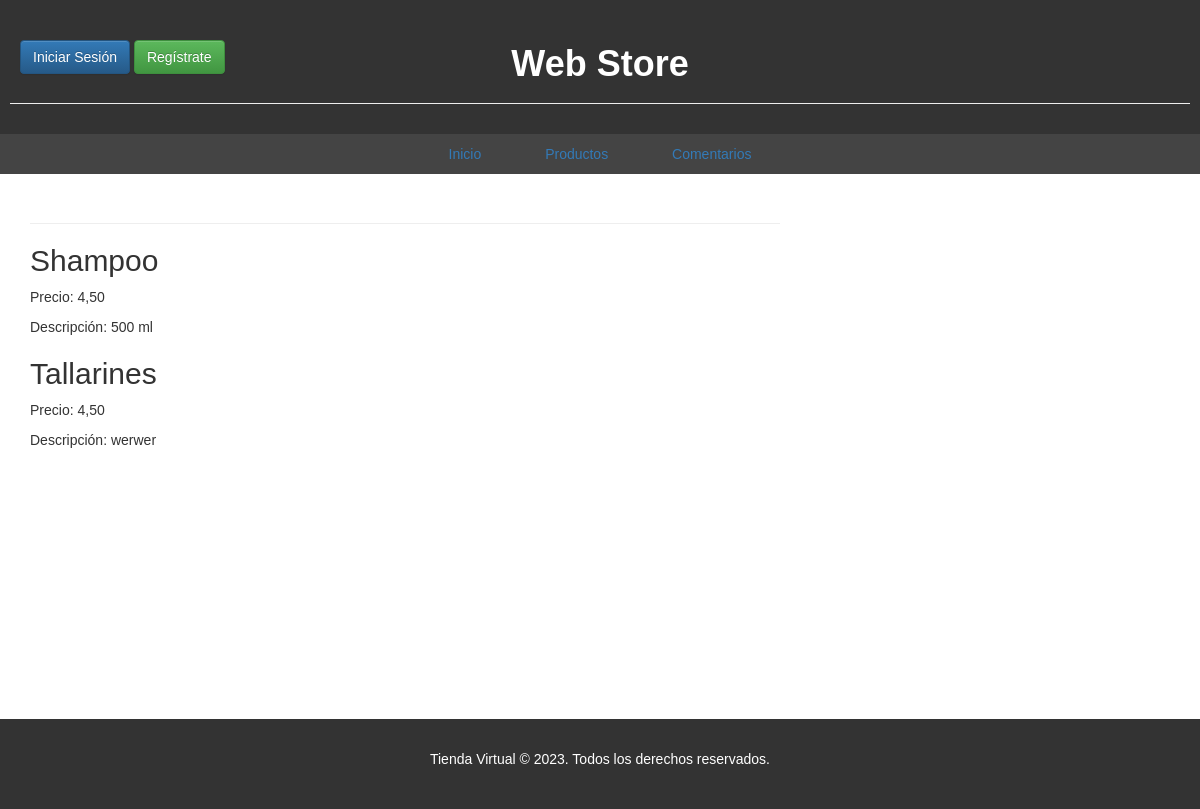
Page /prods/list/ on the earlier database version.
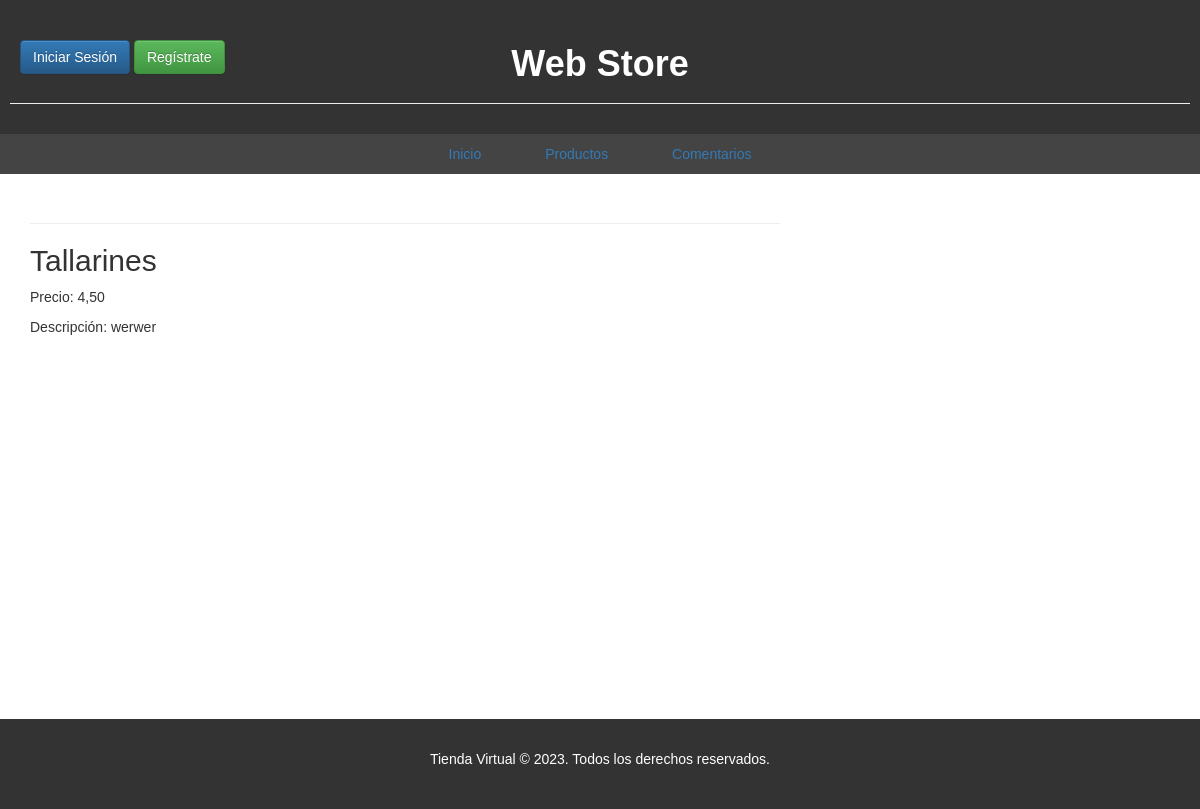
Same page on the later database version.
### products/models.py (models this page shows, shortened)
class Producto(models.Model):
    nombre = models.CharField(max_length=200)
    descripcion = models.TextField()
    precio = models.DecimalField(max_digits=8, decimal_places=2)

### products/views.py (the view)
# urls.py: path('prods/list/', views.prod_list, name='prod_list'),
def prod_list(request):
    prods = Producto.objects.all().order_by('nombre')
    return render(request, 'productos_list.html', {'prods': prods})

### products/templates/productos_list.html (shortened to what this page needs)
{% extends 'index.html' %}
{% block content %}
    <div class="page-header">
    </div>
    <div class="seccion">
    {% for prod in prods %}
        <div class="producto">
            <h2>{{ prod.nombre }}</h2>
            <p>Precio: {{ prod.precio }}</p>
            <p>Descripción: {{ prod.descripcion }}</p>
        </div>
    {% endfor %}
    </div>
{% endblock %}

Differences in the rows shown:
removed Producto: nombre "Shampoo", precio "4,50", descripcion "500 ml"
